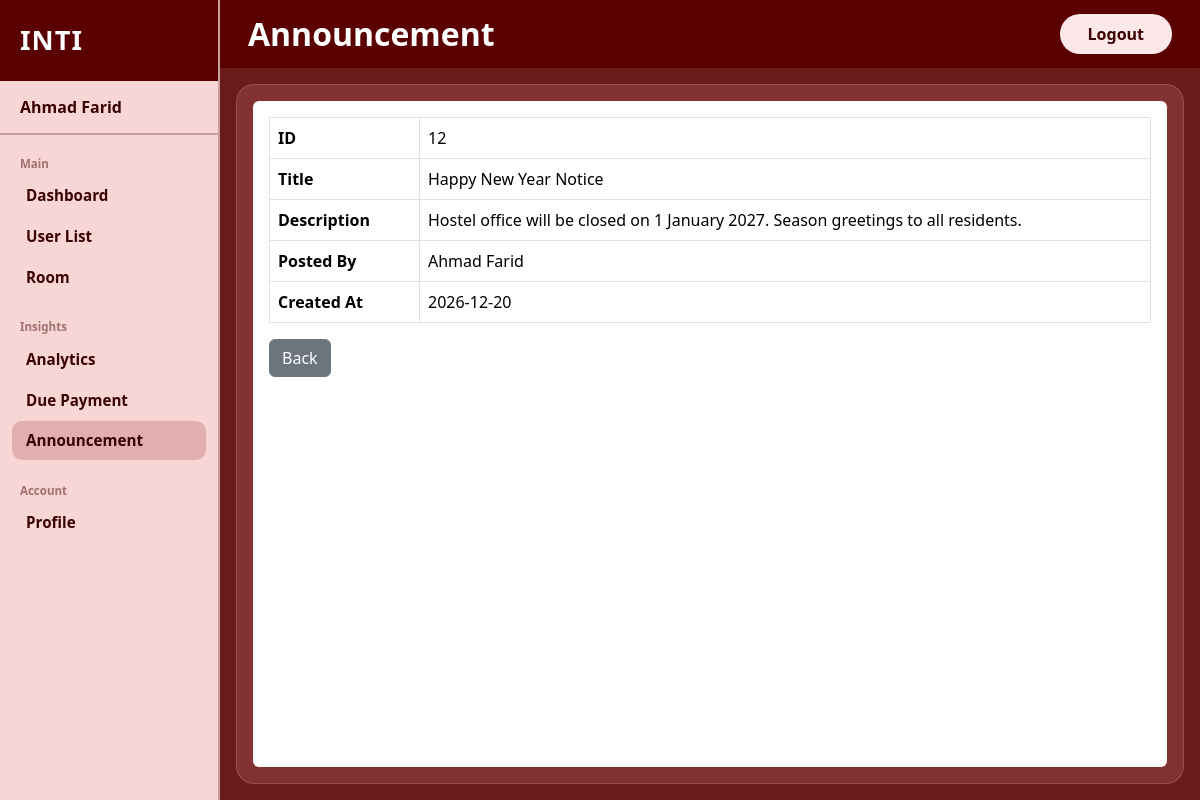
Screenshot of /admin_announcement_view?announcement_id=12 (signed in) with the database file from the repository.
### tables this page shows
CREATE TABLE Staff (
            staff_id          INTEGER PRIMARY KEY AUTOINCREMENT NOT NULL,
            fullname          TEXT NOT NULL,
            email             TEXT UNIQUE NOT NULL,
            password          TEXT NOT NULL,
            role              TEXT NOT NULL CHECK(role IN ('admin', 'warden')),
            phone             TEXT NOT NULL,
            reset_token       TEXT DEFAULT NULL,
            reset_token_used  INTEGER DEFAULT 0
        );

CREATE TABLE Announcement (
            announcement_id INTEGER PRIMARY KEY AUTOINCREMENT NOT NULL,
            title           TEXT NOT NULL,
            description     TEXT NOT NULL,
            created_at      TEXT DEFAULT CURRENT_TIMESTAMP,
            audience        TEXT NOT NULL DEFAULT 'all' CHECK(audience IN ('all', 'one')),
            staff_id        INTEGER NOT NULL,
            FOREIGN KEY (staff_id) REFERENCES Staff(staff_id)
        );

### app.py (the view)
@app.route("/admin_announcement_view")
def admin_announcement_view():
    if session.get('user_id') is None or session.get('role') != 'admin':
        return redirect('/user_login')
    announcement_id = request.args.get("announcement_id", "")
    conn = get_db()
    row = conn.execute("""
        SELECT a.announcement_id, a.title, a.description, a.created_at,
               s.fullname AS staff_name
        FROM Announcement a
        JOIN Staff s ON a.staff_id = s.staff_id
        WHERE a.announcement_id = ?
    """, (announcement_id,)).fetchone()
    if not row:
        return redirect("/admin_announcement_page")
    return render_template("Admin Announcement View.html", row=row)

### app.py (called while the page is built, shortened)
def get_db():
    if 'db' not in g:
        g.db = get_connection()
    return g.db

@app.context_processor          # run this before every template render
def inject_unread_status():
    user_id = session.get('user_id')
    role = session.get('role')
    has_unread = False                       # assume no unread by default
    return dict(has_unread=has_unread)

### database.py (called while the page is built)
def get_connection():
    conn = sqlite3.connect(DB_NAME)
    conn.row_factory = sqlite3.Row
    conn.execute("PRAGMA foreign_keys = ON")
    return conn

### templates/Admin Announcement View.html (shortened to what this page needs)
<!DOCTYPE html>
<html lang="en">
<head>
    <link href="https://cdn.jsdelivr.net/npm/bootstrap@5.3.3/dist/css/bootstrap.min.css" rel="stylesheet"/>
    <link href="{{ url_for('static', filename='style.css') }}" rel="stylesheet"/>
</head>
<body>
  <div class="d-flex vh-100">
      <aside class="sidebar d-flex flex-column">
          <div class="sidebar-brand">
              <span class="brand-chms">INTI</span>
          </div>
          <div class="sidebar-username">
              <span>{{session["fullname"]}}</span>
          </div>
          <nav class="sidebar-nav flex-grow-1">
              <div class="nav-section-label">Main</div>
              <a href="/admin_dashboard" class="nav-item">Dashboard</a>
              <a href="/admin_user_list_application" class="nav-item">User List</a>
              <a href="/admin_room" class="nav-item">Room</a>
              <div class="nav-section-label mt-3">Insights</div>
              <a href="/admin_analytics_date" class="nav-item ">Analytics</a>
              <a href="/admin_due_payment" class="nav-item">Due Payment</a>
              <a href="/admin_announcement_page" class="nav-item active">Announcement</a>
              <div class="nav-section-label mt-3">Account</div>
              <a href="/admin_profile" class="nav-item">Profile</a>
          </nav>
      </aside>
    <div class="main-wrapper d-flex flex-column flex-grow-1">
      <header class="topbar d-flex align-items-center justify-content-between">
        <h1 class="page-title">Announcement</h1>
        <a href="/user_logout" class="btn btn-logout">Logout</a>
      </header>
      <main class="content-area flex-grow-1 p-3">
        <div class="content-card h-100 d-flex flex-column p-3 overflow-y-auto ">
            <div class="flex-grow-1 bg-white rounded p-3">
                {% if row %}
                <table class="table table-bordered">
                    <tr>
                        <th style="width: 150px;">ID</th>
                        <td>{{ row['announcement_id'] }}</td>
                    </tr>
                    <tr>
                        <th>Title</th>
                        <td>{{ row['title'] }}</td>
                    </tr>
                    <tr>
                        <th>Description</th>
                        <td>{{ row['description'] }}</td>
                    </tr>
                    <tr>
                        <th>Posted By</th>
                        <td>{{ row['staff_name'] }}</td>
                    </tr>
                    <tr>
                        <th>Created At</th>
                        <td>{{ row['created_at'] }}</td>
                    </tr>
                </table>
                <a href="/admin_announcement_page" class="btn btn-secondary">Back</a>
                {% else %}
                <p class="text-center">Announcement not found.</p>
                {% endif %}
            </div>
        </div>
      </main>
    </div>
  </div>
</body>
</html>

### static/style.css (style rules this page uses)
:root { --sidebar-bg: #f9d6d6; --sidebar-width: 220px; --topbar-bg: #5a0000; --main-bg: #6b1a1a; --brand-color: #3b0000; --nav-label-color: #a07070; --nav-item-color: #3b0000; --nav-active-bg: rgba(180, 100, 100, 0.35); --content-card-bg: rgba(160, 80, 80, 0.45); --logout-bg: #fce8e8; --logout-color: #3b0000; }
body { font-family: 'Segoe UI', sans-serif; background: var(--main-bg); min-height: 100vh; display: flex; flex-direction: column; }
.sidebar { width: var(--sidebar-width); min-width: var(--sidebar-width); background: var(--sidebar-bg); border-right: 2px solid #c9a0a0; }
.sidebar-brand { background: var(--topbar-bg); padding: 20px 20px; }
.brand-chms { font-size: 1.7rem; font-weight: 900; color: #fff; letter-spacing: 1px; }
.sidebar-username { padding: 14px 20px; font-weight: 700; font-size: 1rem; color: var(--nav-item-color); border-bottom: 2px solid #c9a0a0; }
.sidebar-nav { padding: 16px 12px; display: flex; flex-direction: column; gap: 2px; }
.nav-section-label { font-size: 0.72rem; font-weight: 600; color: var(--nav-label-color); text-transform: none; padding: 4px 8px 2px; }
.nav-item { position: relative; display: block; padding: 8px 14px; font-weight: 700; font-size: 0.95rem; color: var(--nav-item-color); text-decoration: none; border-radius: 10px; transition: background 0.15s; }
.nav-item.active { background: var(--nav-active-bg); color: var(--nav-item-color); }
.main-wrapper { background: var(--main-bg); }
.topbar { background: var(--topbar-bg); padding: 14px 28px; }
.page-title { color: #fff; font-size: 2rem; font-weight: 900; margin: 0; }
.btn-logout { background: var(--logout-bg); color: var(--logout-color); font-weight: 700; font-size: 1rem; border: none; border-radius: 50px; padding: 8px 28px; }
.content-area { padding: 16px !important; min-height: 0; overflow: hidden; }
.content-card { background: var(--content-card-bg); border-radius: 18px; border: 1px solid rgba(255, 255, 255, 0.15); backdrop-filter: blur(4px); min-height: 100%; overflow-y: auto; overflow-x: auto; }
.table { table-layout: auto; }
.table th, .table td { white-space: normal; word-wrap: break-word; word-break: break-word; max-width: 250px; vertical-align: middle; }
.table td:last-child { max-width: none; white-space: nowrap; }

### rows the page displays
Staff: fullname "Ahmad Farid", staff_name "Ahmad Farid"
Announcement: announcement_id "12", title "Happy New Year Notice", description "Hostel office will be closed on 1 January 2027. Season greetings to all residents.", created_at "2026-12-20"
